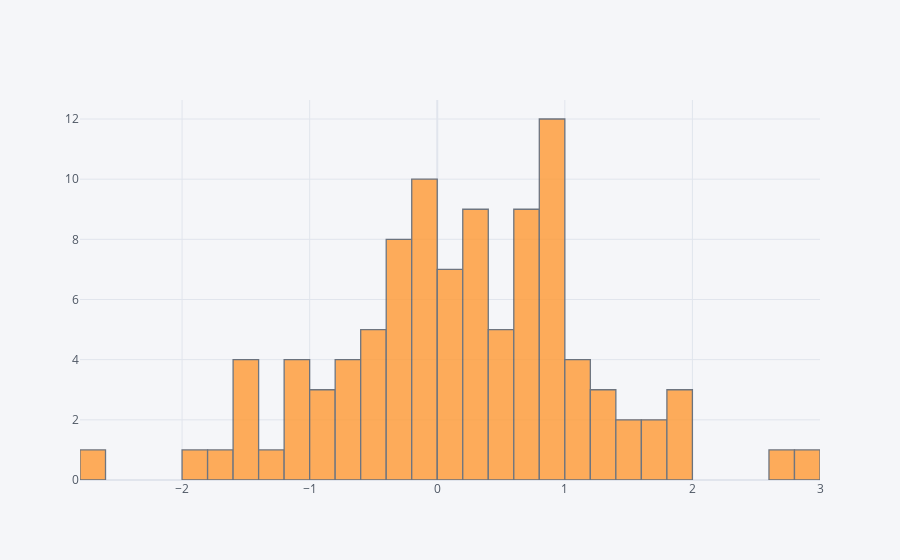

The cell this chart's notebook holds for it:
### Code cell
df['A'].iplot(kind='hist',bins=50)

### Figure 1 — Plotly figure (JSON) as saved in the notebook; plotly's stock layout.template omitted (floating-point values rounded to 4 significant figures)
{"data": [{"histfunc": "count", "histnorm": "", "marker": {"color": "rgba(255, 153, 51, 1.0)", "line": {"color": "#4D5663", "width": 1.3}}, "name": "A", "nbinsx": 50, "opacity": 0.8, "orientation": "v", "type": "histogram", "x": [-0.3799, -0.1676, 0.7318, 0.7451, 1.167, 0.0717, 0.1661, -1.319, -0.4041, 0.709, -0.4453, -0.05532, -0.2187, 0.5854, 1.756, 0.03198, 0.8836, -0.2354, 1.046, -1.415, 0.9505, -1.108, -1.501, -0.8915, 0.2858, -0.953, 1.211, -0.06265, 2.868, 1.507, 2.633, -0.0622, 0.09842, 0.7525, 0.1934, 0.3763, -1.644, -0.02573, 0.8623, 1.965, 0.923, 0.3108, 1.101, -0.6384, -1.59, 1.276, -1.131, -0.2128, 0.4093, 0.9944, 0.9571, -0.3715, 0.02114, -0.3105, 0.8312, 0.26, 0.4848, 0.9641, 0.5812, 1.349, -1.005, 0.512, -1.163, 0.644, 0.8916, 0.6597, 0.6223, 1.45, -0.03891, -0.7358, -1.478, 0.8942, -0.5861, 0.3215, 0.3858, -0.2451, -0.1624, -0.9588, -0.2852, 1.786, -0.06344, 0.8861, 0.03878, -0.0399, -1.826, 0.8677, -2.76, 0.7541, 0.3723, -0.5837, -0.569, 1.882, 1.101, 0.7233, 2.0, 0.3645, 0.2928, -0.6304, -0.7351, -0.1253]}], "layout": {"barmode": "overlay", "legend": {"bgcolor": "#F5F6F9", "font": {"color": "#4D5663"}}, "paper_bgcolor": "#F5F6F9", "plot_bgcolor": "#F5F6F9", "title": {"font": {"color": "#4D5663"}}, "xaxis": {"gridcolor": "#E1E5ED", "showgrid": true, "tickfont": {"color": "#4D5663"}, "title": {"font": {"color": "#4D5663"}, "text": ""}, "zerolinecolor": "#E1E5ED"}, "yaxis": {"gridcolor": "#E1E5ED", "showgrid": true, "tickfont": {"color": "#4D5663"}, "title": {"font": {"color": "#4D5663"}, "text": ""}, "zerolinecolor": "#E1E5ED"}}}
